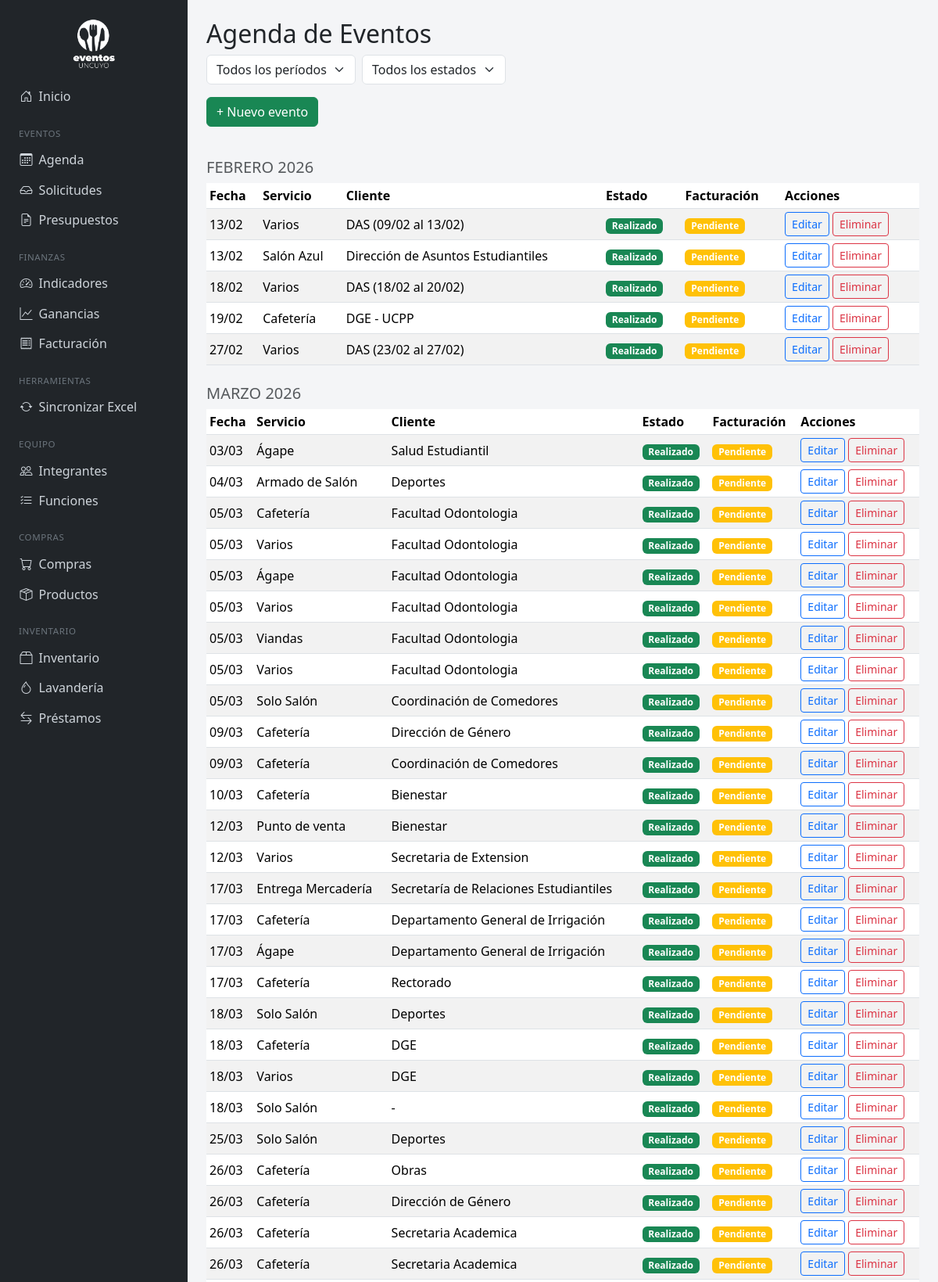
/agenda/ (upper part), run on the app's committed database.
### eventos/models.py (models this page shows, shortened)
class Evento(models.Model):
    ESTADO_FACTURACION = [
        ('pendiente', 'Pendiente'),
        ('facturado', 'Facturado'),
        ('cobrado', 'Cobrado'),
    ]
    ORIGEN = [
        ('interno', 'Interno'),
        ('externo', 'Externo'),
    ]
    ESTADO_EVENTO = [
        ('solicitud', 'Solicitud'),
        ('presupuestado', 'Presupuestado'),
        ('confirmado', 'Confirmado'),
        ('realizado', 'Realizado'),
        ('cancelado', 'Cancelado'),
    ]
    nombre = models.CharField(max_length=200)
    tipo = models.ForeignKey(TipoEvento, on_delete=models.PROTECT, null=True, blank=True)
    tipo_servicio = models.ForeignKey(TipoServicio, on_delete=models.PROTECT, null=True, blank=True)
    periodo = models.ForeignKey(Periodo, on_delete=models.PROTECT)
    origen = models.CharField(max_length=10, choices=ORIGEN, default='interno')
    fecha = models.DateField()
    cliente = models.CharField(max_length=200, blank=True)
    solicitante = models.CharField(max_length=200, blank=True)
    cantidad_personas = models.IntegerField(null=True, blank=True)
    cantidad_personas_celiaco = models.IntegerField(null=True, blank=True)
    costo = models.DecimalField(max_digits=12, decimal_places=2, default=0)
    precio_facturado = models.DecimalField(max_digits=12, decimal_places=2, default=0)
    estado_facturacion = models.CharField(max_length=10, choices=ESTADO_FACTURACION, default='pendiente')
    estado_evento = models.CharField(max_length=15, choices=ESTADO_EVENTO, default='presupuestado')
    nro_factura = models.CharField(max_length=50, blank=True)
    nro_recibo = models.CharField(max_length=50, blank=True)
    expediente = models.CharField(max_length=50, blank=True)
    nro_comprobante = models.CharField(max_length=50, blank=True)
    observaciones = models.TextField(blank=True)
    excluir_de_informe = models.BooleanField(
        default=False,
        help_text="Tildá esto si el costo/facturado de este evento tiene un error de carga conocido. "
                   "Se excluye de los totales normales y aparece en un apartado aparte del informe."
    )
    costo_ajustado = models.DecimalField(max_digits=12, decimal_places=2, null=True, blank=True)
    facturado_ajustado = models.DecimalField(max_digits=12, decimal_places=2, null=True, blank=True)
    nota_ajuste = models.TextField(blank=True, help_text="Explicación breve del error y la corrección.")
    importado_automaticamente = models.BooleanField(
        default=False,
        help_text="Si está tildado, este evento se reemplaza automáticamente la próxima vez que sincronices el Excel."
    )
    @property
    def color_estado_evento(self):
        mapa = {
            'solicitud': 'secondary',
            'presupuestado': 'info',
            'confirmado': 'primary',
            'realizado': 'success',
            'cancelado': 'danger',
        }
        return mapa.get(self.estado_evento, 'secondary')
    @property
    def color_estado_facturacion(self):
        mapa = {
            'pendiente': 'warning',
            'facturado': 'info',
            'cobrado': 'success',
        }
        return mapa.get(self.estado_facturacion, 'secondary')

class TipoServicio(models.Model):
    nombre = models.CharField(max_length=100, unique=True)
    permite_vegetariano = models.BooleanField(
        default=False,
        help_text="Tildá esto para Almuerzos, Ágapes, Cenas, etc. — habilita el menú vegetariano en presupuestos de este tipo."
    )
    class Meta:
        ordering = ['nombre']
    def __str__(self):
        return self.nombre

### eventos/views.py (the view)
# urls.py: path('agenda/', views.agenda, name='agenda'),
def agenda(request):
    periodo_id = request.GET.get('periodo')
    estado_id = request.GET.get('estado')
    periodos = Periodo.objects.all()
    eventos = Evento.objects.select_related('tipo_servicio', 'periodo').order_by('fecha')
    if periodo_id:
        eventos = eventos.filter(periodo_id=periodo_id)
    if estado_id:
        eventos = eventos.filter(estado_evento=estado_id)
    grupos = []
    for (anio, mes), eventos_del_mes in groupby(eventos, key=lambda e: (e.fecha.year, e.fecha.month)):
        grupos.append({
            'etiqueta': f'{MESES_ES[mes]} {anio}',
            'eventos': list(eventos_del_mes),
        })
    context = {
        'grupos': grupos,
        'periodos': periodos,
        'periodo_seleccionado': periodo_id,
        'estado_seleccionado': estado_id,
        'estados_evento': Evento.ESTADO_EVENTO,
    }
    return render(request, 'eventos/agenda.html', context)

### eventos/models.py (called while the page is built)
    def __str__(self):
        return f"{self.anio} - {self.semestre}° semestre"

### eventos/templates/eventos/agenda.html (shortened to what this page needs)
{% extends 'eventos/base.html' %}
{% block content %}
<h2>Agenda de Eventos</h2>
<form method="get" class="mb-3 d-flex gap-2 flex-wrap">
    <select name="periodo" class="form-select w-auto" onchange="this.form.submit()">
        <option value="">Todos los períodos</option>
    </select>
    <select name="estado" class="form-select w-auto" onchange="this.form.submit()">
        <option value="">Todos los estados</option>
    </select>
</form>
<a href="{% url 'evento_crear' %}" class="btn btn-success mb-3">+ Nuevo evento</a>
{% for grupo in grupos %}
<h5 class="mt-4 text-uppercase text-muted">{{ grupo.etiqueta }}</h5>
<table class="table table-sm table-striped align-middle">
    <thead>
        <tr>
            <th>Fecha</th><th>Servicio</th><th>Cliente</th><th>Estado</th><th>Facturación</th><th>Acciones</th>
        </tr>
    </thead>
    <tbody>
        {% for e in grupo.eventos %}
        <tr>
            <td>{{ e.fecha|date:"d/m" }}</td>
            <td>{{ e.tipo_servicio|default:"-" }}</td>
            <td>{{ e.cliente|default:"-" }}</td>
            <td><span class="badge bg-{{ e.color_estado_evento }}">{{ e.get_estado_evento_display }}</span></td>
            <td><span class="badge bg-{{ e.color_estado_facturacion }}">{{ e.get_estado_facturacion_display }}</span></td>
            <td>
                <a href="{% url 'evento_editar' e.pk %}" class="btn btn-sm btn-outline-primary">Editar</a>
                <a href="{% url 'evento_eliminar' e.pk %}" class="btn btn-sm btn-outline-danger">Eliminar</a>
            </td>
        </tr>
        {% endfor %}
    </tbody>
</table>
{% empty %}
<p class="text-muted">No hay eventos cargados para este filtro.</p>
{% endfor %}
{% endblock %}

### eventos/templates/eventos/base.html (style rules this page uses)
body { background-color: #f4f5f7; }

### data on the page
Evento: fecha "13/02", tipo_servicio "Varios", cliente "DAS (09/02 al 13/02)", estado_evento "Realizado", estado_facturacion "Pendiente"
Evento: fecha "13/02", tipo_servicio "Salón Azul", cliente "Dirección de Asuntos Estudiantiles", estado_evento "Realizado", estado_facturacion "Pendiente"
Evento: fecha "18/02", tipo_servicio "Varios", cliente "DAS (18/02 al 20/02)", estado_evento "Realizado", estado_facturacion "Pendiente"
Evento: fecha "19/02", tipo_servicio "Cafetería", cliente "DGE - UCPP", estado_evento "Realizado", estado_facturacion "Pendiente"
Evento: fecha "27/02", tipo_servicio "Varios", cliente "DAS (23/02 al 27/02)", estado_evento "Realizado", estado_facturacion "Pendiente"
Evento: fecha "03/03", tipo_servicio "Ágape", cliente "Salud Estudiantil", estado_evento "Realizado", estado_facturacion "Pendiente"
Evento: fecha "04/03", tipo_servicio "Armado de Salón", cliente "Deportes", estado_evento "Realizado", estado_facturacion "Pendiente"
Evento: fecha "05/03", tipo_servicio "Cafetería", cliente "Facultad Odontologia", estado_evento "Realizado", estado_facturacion "Pendiente"
Evento: fecha "05/03", tipo_servicio "Varios", cliente "Facultad Odontologia", estado_evento "Realizado", estado_facturacion "Pendiente"
Evento: fecha "05/03", tipo_servicio "Ágape", cliente "Facultad Odontologia", estado_evento "Realizado", estado_facturacion "Pendiente"
Evento: fecha "05/03", tipo_servicio "Varios", cliente "Facultad Odontologia", estado_evento "Realizado", estado_facturacion "Pendiente"
Evento: fecha "05/03", tipo_servicio "Viandas", cliente "Facultad Odontologia", estado_evento "Realizado", estado_facturacion "Pendiente"
Evento: fecha "05/03", tipo_servicio "Varios", cliente "Facultad Odontologia", estado_evento "Realizado", estado_facturacion "Pendiente"
Evento: fecha "05/03", tipo_servicio "Solo Salón", cliente "Coordinación de Comedores", estado_evento "Realizado", estado_facturacion "Pendiente"
Evento: fecha "09/03", tipo_servicio "Cafetería", cliente "Dirección de Género", estado_evento "Realizado", estado_facturacion "Pendiente"
Evento: fecha "09/03", tipo_servicio "Cafetería", cliente "Coordinación de Comedores", estado_evento "Realizado", estado_facturacion "Pendiente"
Evento: fecha "10/03", tipo_servicio "Cafetería", cliente "Bienestar", estado_evento "Realizado", estado_facturacion "Pendiente"
Evento: fecha "12/03", tipo_servicio "Punto de venta", cliente "Bienestar", estado_evento "Realizado", estado_facturacion "Pendiente"
Evento: fecha "12/03", tipo_servicio "Varios", cliente "Secretaria de Extension", estado_evento "Realizado", estado_facturacion "Pendiente"
Evento: fecha "17/03", tipo_servicio "Entrega Mercadería", cliente "Secretaría de Relaciones Estudiantiles", estado_evento "Realizado", estado_facturacion "Pendiente"
Evento: fecha "17/03", tipo_servicio "Cafetería", cliente "Departamento General de Irrigación", estado_evento "Realizado", estado_facturacion "Pendiente"
Evento: fecha "17/03", tipo_servicio "Ágape", cliente "Departamento General de Irrigación", estado_evento "Realizado", estado_facturacion "Pendiente"
Evento: fecha "17/03", tipo_servicio "Cafetería", cliente "Rectorado", estado_evento "Realizado", estado_facturacion "Pendiente"
Evento: fecha "18/03", tipo_servicio "Solo Salón", cliente "Deportes", estado_evento "Realizado", estado_facturacion "Pendiente"
Evento: fecha "18/03", tipo_servicio "Cafetería", cliente "DGE", estado_evento "Realizado", estado_facturacion "Pendiente"
Evento: fecha "18/03", tipo_servicio "Varios", cliente "DGE", estado_evento "Realizado", estado_facturacion "Pendiente"
Evento: fecha "18/03", tipo_servicio "Solo Salón", cliente "-", estado_evento "Realizado", estado_facturacion "Pendiente"
Evento: fecha "25/03", tipo_servicio "Solo Salón", cliente "Deportes", estado_evento "Realizado", estado_facturacion "Pendiente"
Evento: fecha "26/03", tipo_servicio "Cafetería", cliente "Obras", estado_evento "Realizado", estado_facturacion "Pendiente"
Evento: fecha "26/03", tipo_servicio "Cafetería", cliente "Dirección de Género", estado_evento "Realizado", estado_facturacion "Pendiente"
Evento: fecha "26/03", tipo_servicio "Cafetería", cliente "Secretaria Academica", estado_evento "Realizado", estado_facturacion "Pendiente"
Evento: fecha "26/03", tipo_servicio "Cafetería", cliente "Secretaria Academica", estado_evento "Realizado", estado_facturacion "Pendiente"

### other printed values
{{ grupo.etiqueta }} "FEBRERO 2026" "MARZO 2026"
